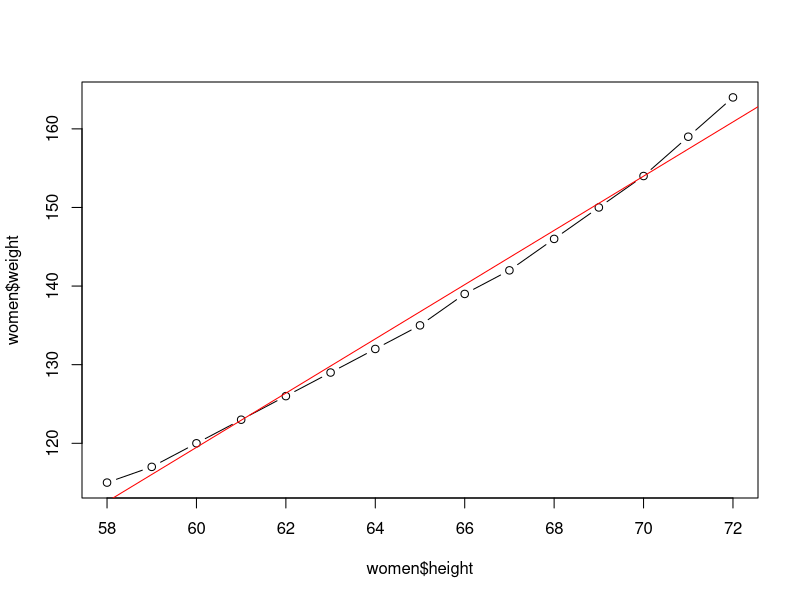

Source code (R): (Note: this script raises an error after producing the figure.)
#simple linear regression - women

head(women)
cor(women)
ls(women)
cov(women$height, women$weight) #gives direction of relation. if +ve then increases
cor(women$height, women$weight) #gives how much does one increase as the other one also increases

fit1=lm(weight ~ height, data=women)
summary(fit1)

# Regression Analysis
# Simple Linear with 1 IV and 1 DV

data(women)
women
names(women)
str(women)

cov(women$height, women$weight)
#69 : which show positive relationship between height and weight

cor(women$height, women$weight)
#0.995 : which shows Strong and Positive relationship betw height & weight
0.995^2 # also equal R^2 value in this case (Simple Linear Regression)

plot(x=women$height, y=women$weight, type='b')
abline(lm(weight ~ height, data=women), col='red')
names(women)  #x- IV, y -DV
fit1 = lm(weight ~ height, data=women)  # creating a model
summary(fit1)  #summary of the Model

#Ho: (F Test) : No relationship between Y and any X
#Ha:  There is relationship between Y and at least one X
# p < 0.05 Reject Ho in favour of Ha

attributes(fit1)  #output of model

#coefficients
coef(fit1)
#p values for b0 & b1 are significant as it is < 0.05
#pvalue1 = 1.71e-09 < 0.05
#pvalue2 = 1.09e-14 < 0.05

coef(fit1)
#Y = -87 + 3.4 * X  # no extrapolations
(Y = -87 + 3.4 * 20)  # weight cannot be negative
range(women$height)
(Y = -87 + 3.4 * 58)
(Y = -87 + 3.4 * 61.5)
(Y = -87 + 3.4 * 72)
range(women$height)
women


#R^2
(summary(fit1))$r.squared  #0.991
(summary(fit1))$adj.r.squared  #0.9903
#99% of variation in weight is explained by Height
#Good Linear Model for Prediction


#FStats : p value
(summary(fit1))$fstatistic 
#pvalue : 1.09e-14  < 0.05 : Model exists
#There is at least 1 IV which explains variation in Y (DV)


#Prediction : for height = 65, 66

(new1 = data.frame(height=c(65,66,66.5)))
new1
(p1=predict(fit1, newdata = new1))
cbind(new1, p1)
#136.7333 140.1833

(new = data.frame(height=c(69.5, 70.5)))
(p = predict(fit1, newdata = new))
cbind(new, p)

(new2 = data.frame(height=c(60,69)))
(p2=predict(fit1, newdata = new2))
cbind(new2, p2)

?predict
predict(fit1, newdata = new1, interval='confidence')
predict(fit1, newdata = new1, interval='prediction')

women
women$weight
fitted(fit1) # predicted values of all original Xs
predict(fit1, newdata = data.frame(women$height)) # same as above for single X

new3 = data.frame(women$height)  # DF using height of original data
cbind(women, fitted(fit1), residuals(fit1))  # compare women, predicted, errors
residuals(fit1)  # diff between actual and predicted values of weight
summary(fit1)
summary(residuals(fit1))

plot(fit1)
cor(fitted(fit1), women$weight)
summary(fit1)